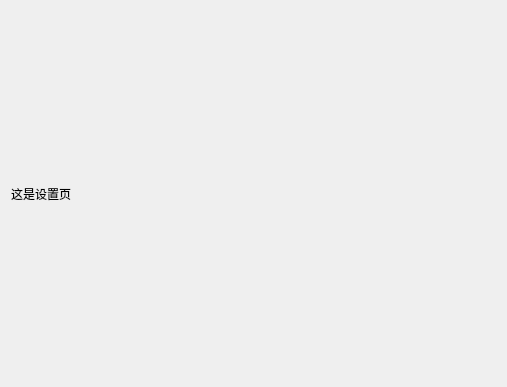
<?xml version="1.0" encoding="UTF-8"?>
<ui version="4.0">
 <class>panel_setup</class>
 <widget class="QWidget" name="panel_setup">
  <property name="geometry">
   <rect>
    <x>0</x>
    <y>0</y>
    <width>507</width>
    <height>387</height>
   </rect>
  </property>
  <property name="windowTitle">
   <string>Form</string>
  </property>
  <layout class="QHBoxLayout" name="horizontalLayout">
   <item>
    <widget class="QLabel" name="label">
     <property name="text">
      <string>这是设置页</string>
     </property>
    </widget>
   </item>
  </layout>
 </widget>
 <resources/>
 <connections/>
</ui>
